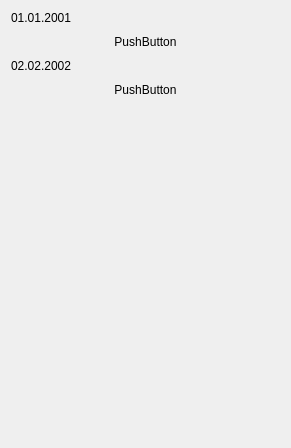
              <widget class="QWidget" name="scrollAreaWidgetContents_2">
               <property name="geometry">
                <rect>
                 <x>0</x>
                 <y>0</y>
                 <width>291</width>
                 <height>448</height>
                </rect>
               </property>
               <layout class="QVBoxLayout" name="verticalLayout_8">
                <item>
                 <widget class="QLabel" name="dataBalance1">
                  <property name="text">
                   <string>01.01.2001</string>
                  </property>
                 </widget>
                </item>
                <item>
                 <widget class="QPushButton" name="balance1">
                  <property name="text">
                   <string>PushButton</string>
                  </property>
                  <property name="flat">
                   <bool>true</bool>
                  </property>
                 </widget>
                </item>
                <item>
                 <widget class="QLabel" name="dateBalance2">
                  <property name="text">
                   <string>02.02.2002</string>
                  </property>
                 </widget>
                </item>
                <item>
                 <widget class="QPushButton" name="balance2">
                  <property name="text">
                   <string>PushButton</string>
                  </property>
                  <property name="flat">
                   <bool>true</bool>
                  </property>
                 </widget>
                </item>
                <item>
                 <spacer name="verticalSpacer_5">
                  <property name="orientation">
                   <enum>Qt::Orientation::Vertical</enum>
                  </property>
                  <property name="sizeHint" stdset="0">
                   <size>
                    <width>20</width>
                    <height>40</height>
                   </size>
                  </property>
                 </spacer>
                </item>
               </layout>
              </widget>
